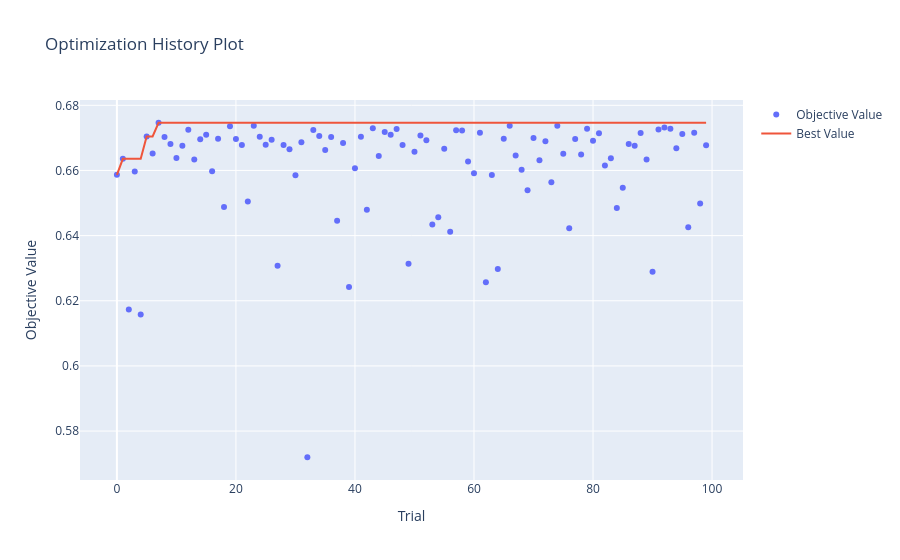
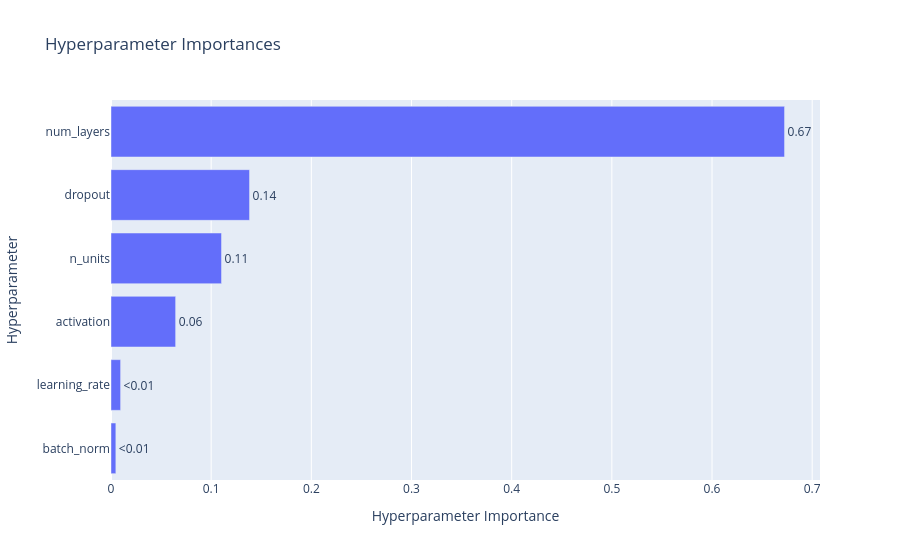
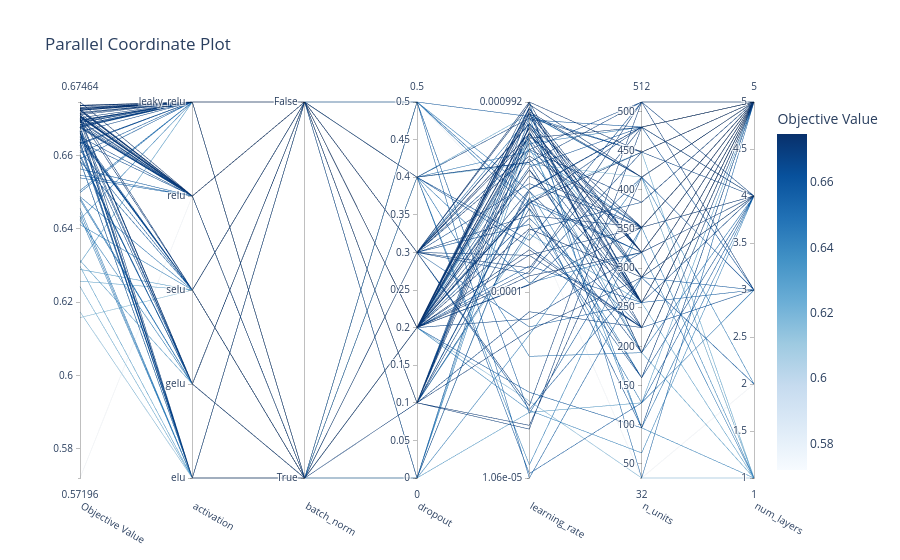
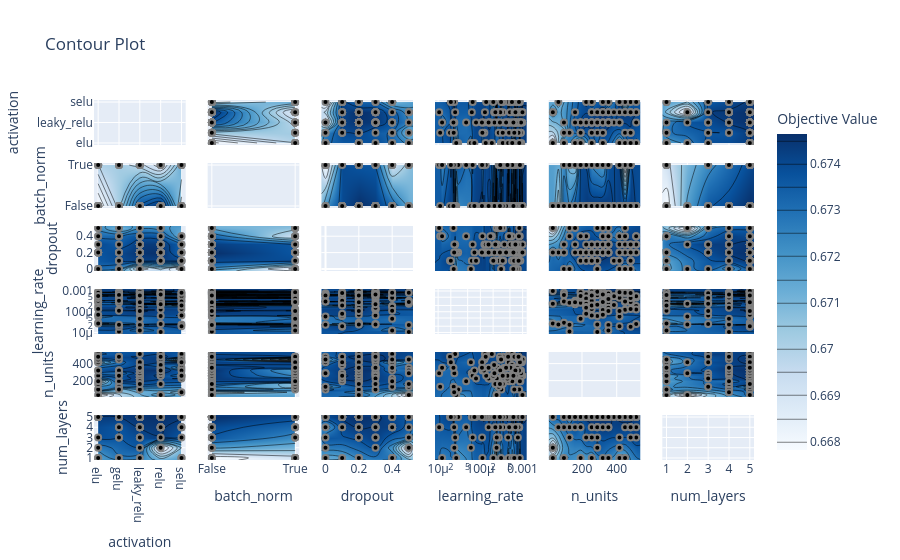

The cell these charts' notebook holds for them, in order:
### Code cell
from optuna.visualization import plot_optimization_history, plot_param_importances, plot_parallel_coordinate, plot_contour, plot_slice

plot_optimization_history(study).show()
plot_param_importances(study).show()
plot_parallel_coordinate(study).show()
plot_contour(study).show()
plot_slice(study).show()
